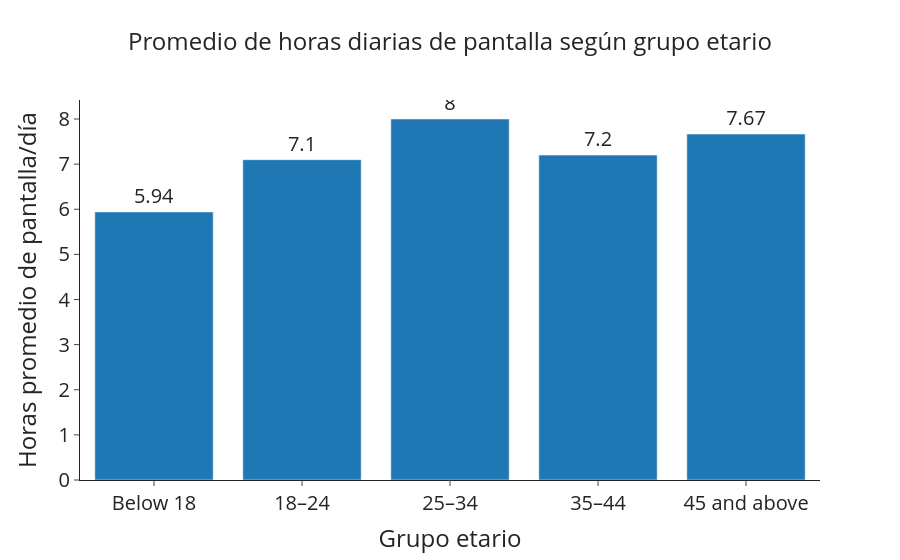

Here is the notebook cell this chart was saved with:
### Markdown cell above
### 5.12. Barplot: Rango etareo vs Tiempo de pantalla

### Code cell
age_mean = (
    df.groupby("Age Group", as_index=False)["Screen_Time_Hours"]
    .mean()
)

fig6 = px.bar(
    age_mean,
    x="Age Group",
    y="Screen_Time_Hours",
    category_orders={"Age Group": age_order},
    text=age_mean["Screen_Time_Hours"].round(2),
    title="Promedio de horas diarias de pantalla según grupo etario",
    color_discrete_sequence=["#1f77b4"]
)

fig6.update_traces(
    textposition="outside",
    textfont=dict(size=20)
)

fig6.update_layout(
    template="simple_white",  # 🔹 fondo blanco
    title=dict(
        text="Promedio de horas diarias de pantalla según grupo etario",
        x=0.5,  # 🔹 centrar título
        font=dict(size=24)
    ),
    xaxis=dict(
        title="Grupo etario",
        title_font=dict(size=24),
        tickfont=dict(size=20)
    ),
    yaxis=dict(
        title="Horas promedio de pantalla/día",
        title_font=dict(size=24),
        tickfont=dict(size=20)
    )
)

fig6.show()
fig6.write_image("barplot_edad_pantalla.png")

### Figure 1 — Plotly figure (JSON) as saved in the notebook; plotly's stock layout.template omitted (floating-point values rounded to 4 significant figures)
{"data": [{"hovertemplate": "Age Group=%{x}<br>Screen_Time_Hours=%{y}<br>text=%{text}<extra></extra>", "legendgroup": "", "marker": {"color": "#1f77b4", "pattern": {"shape": ""}}, "name": "", "orientation": "v", "showlegend": false, "text": [5.94, 7.1, 8.0, 7.2, 7.67], "textfont": {"size": 20}, "textposition": "outside", "type": "bar", "x": ["Below 18", "18–24", "25–34", "35–44", "45 and above"], "xaxis": "x", "y": [5.941, 7.098, 8.0, 7.2, 7.667], "yaxis": "y"}], "layout": {"barmode": "relative", "legend": {"tracegroupgap": 0}, "title": {"font": {"size": 24}, "text": "Promedio de horas diarias de pantalla según grupo etario", "x": 0.5}, "xaxis": {"anchor": "y", "categoryarray": ["Below 18", "18–24", "25–34", "35–44", "45 and above"], "categoryorder": "array", "domain": [0, 1], "tickfont": {"size": 20}, "title": {"font": {"size": 24}, "text": "Grupo etario"}}, "yaxis": {"anchor": "x", "domain": [0, 1], "tickfont": {"size": 20}, "title": {"font": {"size": 24}, "text": "Horas promedio de pantalla/día"}}}}
